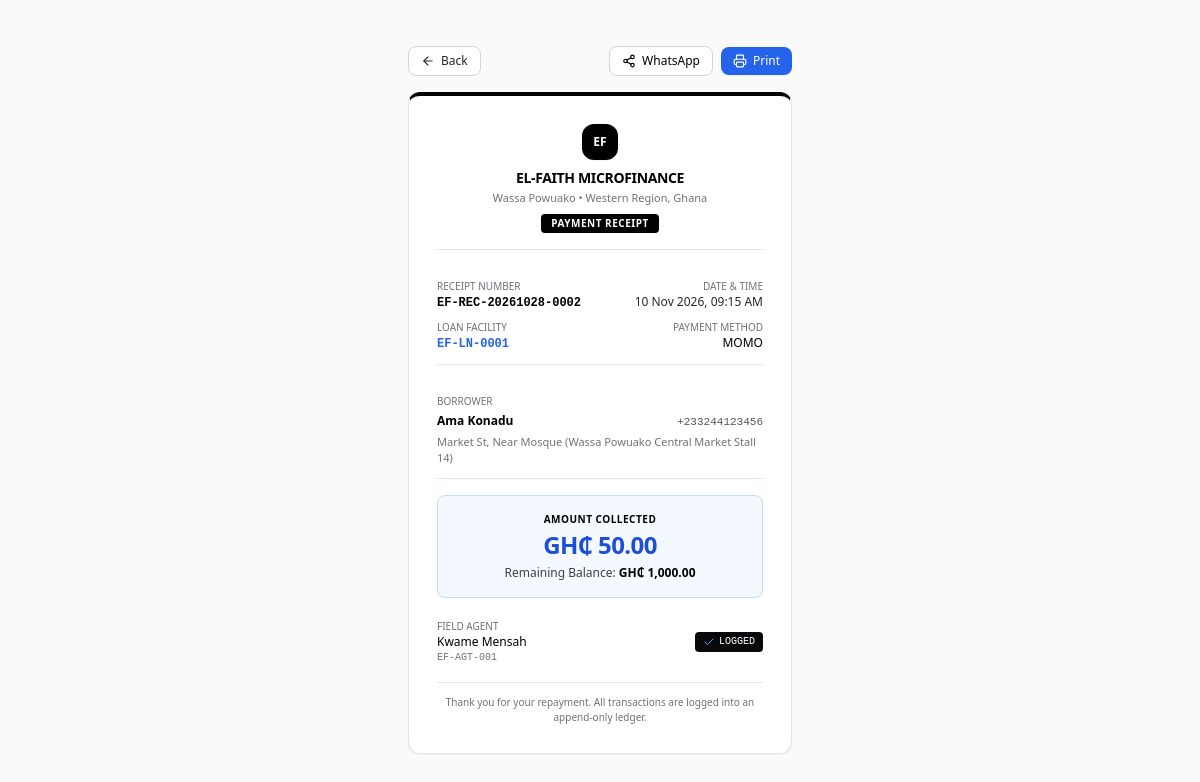
Screenshot of /receipt.php?id=2 (signed in) with the database file from the repository.
### tables this page shows
CREATE TABLE IF NOT EXISTS `payments` (
  `id` INT AUTO_INCREMENT PRIMARY KEY,
  `uuid` VARCHAR(36) NOT NULL UNIQUE,
  `receipt_number` VARCHAR(40) NOT NULL UNIQUE,
  `loan_id` INT NOT NULL,
  `customer_id` INT NOT NULL,
  `agent_id` INT NOT NULL,
  `amount_pesewas` BIGINT NOT NULL,
  `payment_method` ENUM('cash', 'momo', 'bank_transfer') NOT NULL DEFAULT 'cash',
  `momo_reference` VARCHAR(100) NULL,
  `collection_timestamp` DATETIME NOT NULL DEFAULT CURRENT_TIMESTAMP,
  `gps_lat` DECIMAL(10, 8) NULL,
  `gps_lng` DECIMAL(11, 8) NULL,
  `note` TEXT NULL,
  `is_reversal` TINYINT(1) NOT NULL DEFAULT 0,
  `reversal_of_payment_id` INT NULL,
  `reversal_reason` TEXT NULL,
  `status` ENUM('recorded', 'reversed') NOT NULL DEFAULT 'recorded',
  `created_at` DATETIME NOT NULL DEFAULT CURRENT_TIMESTAMP,
  CONSTRAINT `fk_payments_loan` FOREIGN KEY (`loan_id`) REFERENCES `loans` (`id`),
  CONSTRAINT `fk_payments_customer` FOREIGN KEY (`customer_id`) REFERENCES `customers` (`id`),
  CONSTRAINT `fk_payments_agent` FOREIGN KEY (`agent_id`) REFERENCES `users` (`id`),
  CONSTRAINT `fk_payments_reversal` FOREIGN KEY (`reversal_of_payment_id`) REFERENCES `payments` (`id`) ON DELETE SET NULL,
  INDEX `idx_payments_loan` (`loan_id`),
  INDEX `idx_payments_customer` (`customer_id`),
  INDEX `idx_payments_agent` (`agent_id`),
  INDEX `idx_payments_created` (`collection_timestamp`),
  INDEX `idx_payments_method` (`payment_method`),
  INDEX `idx_payments_status` (`status`)
);

CREATE TABLE IF NOT EXISTS `loans` (
  `id` INT AUTO_INCREMENT PRIMARY KEY,
  `uuid` VARCHAR(36) NOT NULL UNIQUE,
  `loan_code` VARCHAR(30) NOT NULL UNIQUE,
  `customer_id` INT NOT NULL,
  `agent_id` INT NULL,
  `principal_pesewas` BIGINT NOT NULL,
  `interest_rate` DECIMAL(5, 2) NOT NULL DEFAULT 10.00,
  `interest_method` ENUM('flat', 'reducing_balance') NOT NULL DEFAULT 'flat',
  `interest_pesewas` BIGINT NOT NULL,
  `total_payable_pesewas` BIGINT NOT NULL,
  `total_paid_pesewas` BIGINT NOT NULL DEFAULT 0,
  `remaining_balance_pesewas` BIGINT NOT NULL,
  `term_duration` INT NOT NULL,
  `term_period` ENUM('days', 'weeks', 'months') NOT NULL DEFAULT 'months',
  `repayment_frequency` ENUM('daily', 'weekly', 'monthly') NOT NULL DEFAULT 'daily',
  `installment_amount_pesewas` BIGINT NOT NULL,
  `disbursed_at` DATETIME NULL,
  `first_due_date` DATE NOT NULL,
  `maturity_date` DATE NOT NULL,
  `status` ENUM('pending', 'active', 'overdue', 'completed', 'defaulted', 'written_off') NOT NULL DEFAULT 'active',
  `created_by` INT NOT NULL,
  `notes` TEXT NULL,
  `created_at` DATETIME NOT NULL DEFAULT CURRENT_TIMESTAMP,
  `updated_at` DATETIME NOT NULL DEFAULT CURRENT_TIMESTAMP ON UPDATE CURRENT_TIMESTAMP,
  CONSTRAINT `fk_loans_customer` FOREIGN KEY (`customer_id`) REFERENCES `customers` (`id`) ON DELETE CASCADE,
  CONSTRAINT `fk_loans_agent` FOREIGN KEY (`agent_id`) REFERENCES `users` (`id`) ON DELETE SET NULL,
  CONSTRAINT `fk_loans_created_by` FOREIGN KEY (`created_by`) REFERENCES `users` (`id`),
  INDEX `idx_loans_customer` (`customer_id`),
  INDEX `idx_loans_agent` (`agent_id`),
  INDEX `idx_loans_status` (`status`),
  INDEX `idx_loans_due_date` (`first_due_date`, `maturity_date`)
);

CREATE TABLE IF NOT EXISTS `customers` (
  `id` INT AUTO_INCREMENT PRIMARY KEY,
  `uuid` VARCHAR(36) NOT NULL UNIQUE,
  `customer_code` VARCHAR(30) NOT NULL UNIQUE,
  `full_name` VARCHAR(150) NOT NULL,
  `phone` VARCHAR(20) NOT NULL,
  `alt_phone` VARCHAR(20) NULL,
  `id_type` VARCHAR(50) NOT NULL DEFAULT 'Ghana Card',
  `id_number` VARCHAR(50) NOT NULL,
  `residential_address` TEXT NOT NULL,
  `location_landmark` VARCHAR(255) NOT NULL,
  `gps_lat` DECIMAL(10, 8) NULL,
  `gps_lng` DECIMAL(11, 8) NULL,
  `occupation` VARCHAR(100) NOT NULL,
  `guarantor_name` VARCHAR(150) NOT NULL,
  `guarantor_phone` VARCHAR(20) NOT NULL,
  `guarantor_relation` VARCHAR(50) NOT NULL,
  `guarantor_address` TEXT NULL,
  `assigned_agent_id` INT NULL,
  `created_by` INT NOT NULL,
  `status` ENUM('active', 'inactive', 'blacklisted') NOT NULL DEFAULT 'active',
  `notes` TEXT NULL,
  `deleted_at` DATETIME NULL,
  `created_at` DATETIME NOT NULL DEFAULT CURRENT_TIMESTAMP,
  `updated_at` DATETIME NOT NULL DEFAULT CURRENT_TIMESTAMP ON UPDATE CURRENT_TIMESTAMP,
  CONSTRAINT `fk_customers_assigned_agent` FOREIGN KEY (`assigned_agent_id`) REFERENCES `users` (`id`) ON DELETE SET NULL,
  CONSTRAINT `fk_customers_created_by` FOREIGN KEY (`created_by`) REFERENCES `users` (`id`),
  INDEX `idx_customers_assigned_agent` (`assigned_agent_id`),
  INDEX `idx_customers_phone` (`phone`),
  INDEX `idx_customers_id_number` (`id_number`),
  INDEX `idx_customers_status` (`status`),
  INDEX `idx_customers_deleted_at` (`deleted_at`)
);

CREATE TABLE IF NOT EXISTS `users` (
  `id` INT AUTO_INCREMENT PRIMARY KEY,
  `uuid` VARCHAR(36) NOT NULL UNIQUE,
  `staff_code` VARCHAR(20) NOT NULL UNIQUE,
  `name` VARCHAR(100) NOT NULL,
  `username` VARCHAR(50) NOT NULL UNIQUE,
  `email` VARCHAR(100) NOT NULL UNIQUE,
  `phone` VARCHAR(20) NOT NULL,
  `password_hash` VARCHAR(255) NOT NULL,
  `role` ENUM('super_admin', 'admin', 'agent') NOT NULL DEFAULT 'agent',
  `status` ENUM('active', 'inactive', 'suspended') NOT NULL DEFAULT 'active',
  `last_login_at` DATETIME NULL,
  `deleted_at` DATETIME NULL,
  `created_at` DATETIME NOT NULL DEFAULT CURRENT_TIMESTAMP,
  `updated_at` DATETIME NOT NULL DEFAULT CURRENT_TIMESTAMP ON UPDATE CURRENT_TIMESTAMP,
  INDEX `idx_users_role` (`role`),
  INDEX `idx_users_status` (`status`),
  INDEX `idx_users_deleted_at` (`deleted_at`)
);

### receipt.php (the view, shortened to what this page needs)
<?php
require_once __DIR__ . '/includes/functions.php';
require_once __DIR__ . '/includes/auth.php';
$paymentId = (int)($_GET['id'] ?? 0);
$receiptNo = trim($_GET['receipt'] ?? '');
$stmt = null;
if ($paymentId > 0) {
    $stmt = $pdo->prepare("
        SELECT p.*, c.full_name AS customer_name, c.phone AS customer_phone, c.residential_address, c.location_landmark,
               l.loan_code, l.total_payable_pesewas, l.remaining_balance_pesewas, l.total_paid_pesewas,
               u.name AS agent_name, u.staff_code AS agent_staff_code
        FROM payments p
        JOIN customers c ON p.customer_id = c.id
        JOIN loans l ON p.loan_id = l.id
        JOIN users u ON p.agent_id = u.id
        WHERE p.id = ?
    ");
    $stmt->execute([$paymentId]);
}
$payment = $stmt ? $stmt->fetch() : null;
$amountGHS = formatMoney($payment['amount_pesewas']);
$balanceGHS = formatMoney($payment['remaining_balance_pesewas']);
$waMsg = urlencode("EL-FAITH MICROFINANCE RECEIPT\nReceipt No: {$payment['receipt_number']}\nLoan: {$payment['loan_code']}\nCustomer: {$payment['customer_name']}\nAmount Paid: {$amountGHS}\nMethod: " . strtoupper($payment['payment_method']) . "\nRemaining Balance: {$balanceGHS}\nDate: " . date('d M Y, h:i A', strtotime($payment['collection_timestamp'])) . "\nAgent: {$payment['agent_name']}\nThank you for choosing EL-FAITH!");
$cleanPhone = preg_replace('/[^0-9]/', '', $payment['customer_phone']);
$waUrl = "https://api.whatsapp.com/send?phone={$cleanPhone}&text={$waMsg}";
?>
<!DOCTYPE html>
<html lang="en">
<head>
    <script src="https://cdn.tailwindcss.com"></script>
</head>
<body class="bg-zinc-50 min-h-screen py-8 px-4 flex flex-col items-center justify-center font-sans text-black antialiased">
    <div class="no-print max-w-sm w-full mb-4 flex items-center justify-between">
        <a href="javascript:history.back()" class="inline-flex items-center gap-1.5 text-xs font-medium text-zinc-800 hover:text-black bg-white px-3 py-1.5 rounded-lg border border-zinc-300 hover:bg-zinc-100 transition">
            <i data-lucide="arrow-left" class="w-3.5 h-3.5"></i> Back
        </a>
        <div class="flex items-center gap-2">
            <a href="<?= $waUrl ?>" target="_blank" class="inline-flex items-center gap-1.5 text-xs font-medium text-black bg-white hover:bg-zinc-100 border border-zinc-300 px-3 py-1.5 rounded-lg transition">
                <i data-lucide="share-2" class="w-3.5 h-3.5"></i> WhatsApp
            </a>
            <button onclick="window.print()" class="inline-flex items-center gap-1.5 text-xs font-medium text-white bg-blue-600 hover:bg-blue-700 px-3 py-1.5 rounded-lg transition shadow-sm">
                <i data-lucide="printer" class="w-3.5 h-3.5"></i> Print
            </button>
        </div>
    </div>
    <div class="receipt-card max-w-sm w-full bg-white rounded-xl border border-zinc-200 border-t-4 border-t-black p-6 sm:p-7 space-y-4 shadow-sm">
        <div class="text-center pb-4 border-b border-zinc-200">
            <?= renderCompanyLogo('receipt') ?>
            <h1 class="text-sm font-bold uppercase tracking-tight text-black"><?= htmlspecialchars(COMPANY_NAME) ?></h1>
            <p class="text-[11px] text-zinc-500 mt-0.5"><?= htmlspecialchars(BRANCH_NAME) ?> &bull; <?= htmlspecialchars(BRANCH_REGION) ?></p>
            <div class="mt-2 inline-block px-2.5 py-0.5 bg-black rounded text-[10px] font-semibold uppercase tracking-wider text-white">
                Payment Receipt
            </div>
        </div>
        <div class="py-3 border-b border-zinc-200 grid grid-cols-2 gap-y-2 text-xs">
            <div>
                <span class="text-zinc-500 block text-[10px] uppercase">Receipt Number</span>
                <span class="font-mono font-semibold text-black"><?= htmlspecialchars($payment['receipt_number']) ?></span>
            </div>
            <div class="text-right">
                <span class="text-zinc-500 block text-[10px] uppercase">Date & Time</span>
                <span class="text-zinc-800"><?= date('d M Y, h:i A', strtotime($payment['collection_timestamp'])) ?></span>
            </div>
            <div>
                <span class="text-zinc-500 block text-[10px] uppercase">Loan Facility</span>
                <span class="font-mono text-blue-600 font-semibold"><?= htmlspecialchars($payment['loan_code']) ?></span>
            </div>
            <div class="text-right">
                <span class="text-zinc-500 block text-[10px] uppercase">Payment Method</span>
                <span class="uppercase text-black font-medium">
                    <?= htmlspecialchars($payment['payment_method']) ?>
                </span>
            </div>
        </div>
        <div class="py-3 border-b border-zinc-200 text-xs space-y-1">
            <span class="text-zinc-500 block text-[10px] uppercase">Borrower</span>
            <div class="flex justify-between items-baseline">
                <span class="font-semibold text-black"><?= htmlspecialchars($payment['customer_name']) ?></span>
                <span class="font-mono text-zinc-600 text-[11px]"><?= htmlspecialchars($payment['customer_phone']) ?></span>
            </div>
            <p class="text-[11px] text-zinc-500"><?= htmlspecialchars($payment['residential_address']) ?> (<?= htmlspecialchars($payment['location_landmark']) ?>)</p>
        </div>
        <div class="py-4 text-center bg-blue-50/70 rounded-lg border border-blue-200">
            <span class="text-[10px] uppercase font-semibold text-black tracking-wider block">Amount Collected</span>
            <div class="text-2xl font-bold text-blue-700 tracking-tight mt-0.5">
                <?= $amountGHS ?>
            </div>
            <div class="mt-1 text-xs text-zinc-700">
                Remaining Balance: <span class="font-semibold text-black"><?= $balanceGHS ?></span>
            </div>
        </div>
        <div class="pt-1 text-xs text-zinc-600 flex justify-between items-center">
            <div>
                <span class="text-[10px] text-zinc-500 uppercase block">Field Agent</span>
                <span class="font-medium text-black"><?= htmlspecialchars($payment['agent_name']) ?></span>
                <span class="block text-[10px] font-mono text-zinc-500"><?= htmlspecialchars($payment['agent_staff_code']) ?></span>
            </div>
            <div class="text-right">
                <div class="inline-flex items-center gap-1 text-[10px] font-mono uppercase bg-zinc-950 px-2 py-0.5 rounded text-white">
                    <i data-lucide="check" class="w-3 h-3 text-blue-400"></i> Logged
                </div>
            </div>
        </div>
        <div class="pt-3 border-t border-zinc-200 text-center text-[10px] text-zinc-500">
            Thank you for your repayment. All transactions are logged into an append-only ledger.
        </div>
    </div>
</body>
</html>

### rows the page displays
payments: receipt_number "EF-REC-20261028-0002", collection_timestamp "10 Nov 2026, 09:15 AM", loan.loan_code "EF-LN-0001", payment_method "MOMO", customer.full_name "Ama Konadu", customer.phone "+233244123456", customer.residential_address "Market St, Near Mosque", customer.location_landmark "Wassa Powuako Central Market Stall 14", amount_pesewas "GH₵ 50.00", loan.remaining_balance_pesewas "GH₵ 1,000.00", agent.name "Kwame Mensah", agent.staff_code "EF-AGT-001"

### other values shown
COMPANY_NAME "EL-FAITH MICROFINANCE"
BRANCH_NAME "Wassa Powuako"
BRANCH_REGION "Western Region, Ghana"
